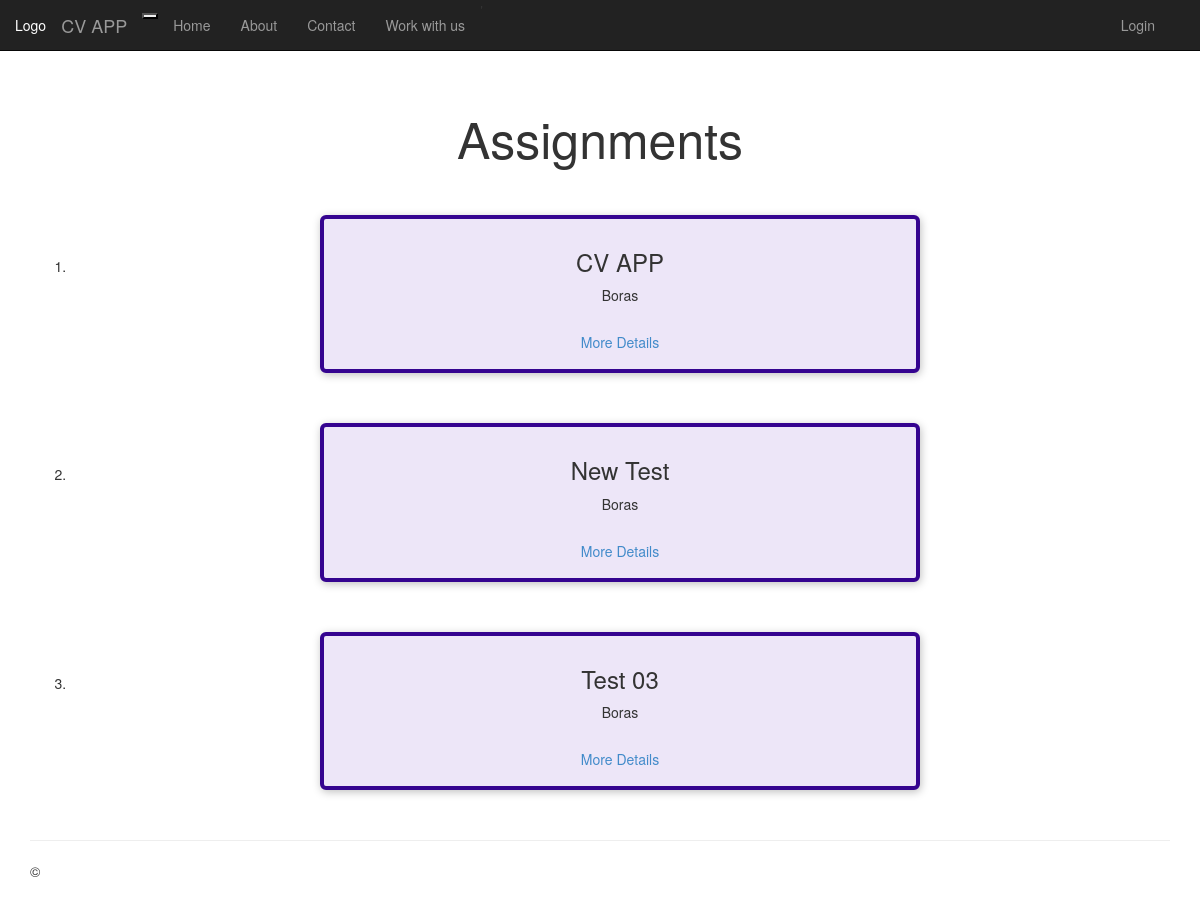
The app's page /assignment/, older data.
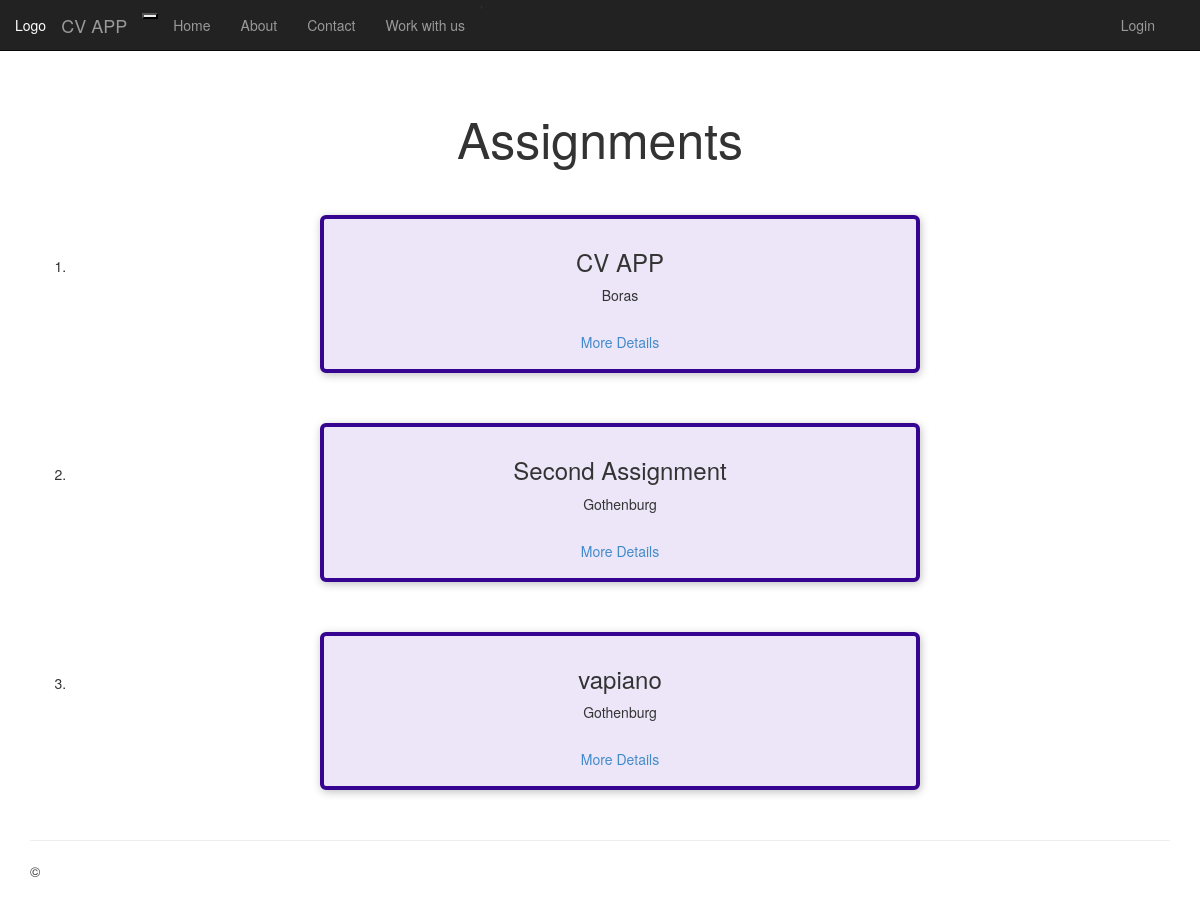
The same page, newer data.
### assignment/models.py (models this page shows, shortened)
class Assignment(models.Model):
    host=models.ForeignKey(User,on_delete=models.SET_NULL,blank=True, null=True)
    tags=models.ManyToManyField(Tag,blank=True, null=True  )
    title = models.CharField(max_length=200)
    slug = models.SlugField(unique=True)
    description = models.TextField()
    location = models.ForeignKey(Location, on_delete=models.CASCADE)
    applicant=models.ManyToManyField(Applicant,blank=True, null=True)
    updated = models.DateTimeField(auto_now=True)
    created = models.DateTimeField(auto_now_add=True)

class Location(models.Model):
    name = models.CharField(max_length=200)
    adress = models.CharField(max_length=300)

### assignment/views.py (the view)
# urls.py: path('assignment/', views.index, name='all-assignments'),
def index(request):
    assignments = Assignment.objects.all()
    return render(request, 'assignment/index.html',
                  {'isActive': True, 'assignments': assignments})

### assignment/templates/assignment/index.html
{% extends "app/layout.html" %}
{% load static %}
{% block static %}
<link rel="stylesheet" type="text/css" href="{% static 'assignment/styles/details.css' %}">
{% endblock %}
{% block content %}
<section>
  <h2>Assignments </h2>
  <ol>
    {% for assignment_item in assignments %}
      {% include 'assignment/includes/assignment-item.html' with title=assignment_item.title location=assignment_item.location.name slug=assignment_item.slug %}
    {% endfor %}
  </ol>
</section>
{% endblock %}

### assignment/templates/assignment/includes/assignment-item.html
<li class="assignment-item">
  <article>
    <div class="assignment-summary">
      <div class="assignment-details">
        <h3>{{ title }}</h3>
        <address>{{ location }}</address>
      </div>
    </div>
    <div class="assignment-actions">
       <a href="{% url 'assignment-details' slug %}" class="btn">More Details</a>
    </div>
  </article>
</li>

Row changes from the older to the newer data that the page shows:
removed Assignment: title "New Test", {{ location }} "Boras"
removed Assignment: title "Test 03", {{ location }} "Boras"
added Assignment: title "Second Assignment"
now on this page (row unchanged): Location: name "Gothenburg"
added Assignment: title "vapiano"
